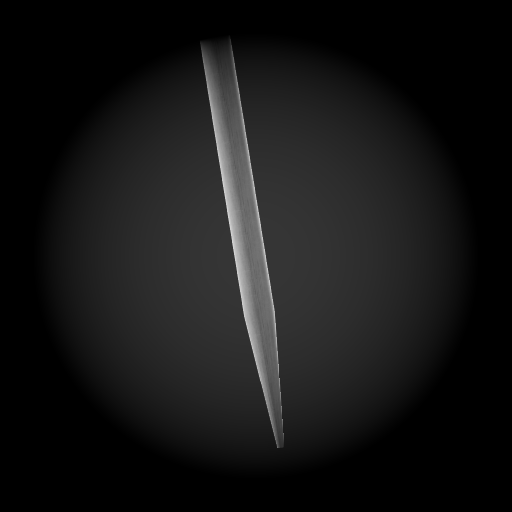
#> input picture images/1.png, 512 x 512 px
$ jupyter execute --allow-errors 'richardson lucy.ipynb'   (shell and % lines are left out)
#> lines starting #> are read from the running program, lines starting #| are printed output that depends on the picture
[cell 1]
from speedup import generate_psf, generate_out_images, solve_inverse_implicit, recovery_quality
import imageio
from scipy.signal import convolve
import matplotlib.pyplot as plt
import numpy as np

[cell 2]
def richardson_lucy_deconvolution(k, o, h, i):
    for j in range(k):
        o = convolve(i / convolve(o, h, mode = 'same'), np.flip(h), mode = 'same') * o
    return o

[cell 3]
def blind_richardson_lucy_deconvolution(k, o, h, i):
    l1 = (h.shape[2] - o.shape[2]) // 2
    l2 = l1 + o.shape[2]
    for j in range(k):
        h = convolve(i / convolve(h, o, mode = 'same'), np.flip(o), mode = 'same') * h
        o = convolve(i[:, :, l1:l2] / convolve(o, h, mode = 'same'), np.flip(h), mode = 'same') * o
    return o, h

[cell 4]
dim = 512
m = 3
w = 0.1
stationary_defocus = 0.05

#> (a cell that did not finish here is left out)

## Наблюдаемые изображения

[cell 6]
src1 = imageio.imread('images/1.png')
#> src1 is the input picture: shape (512, 512, 3); min 0, max 211, mean 21.8
src2 = imageio.imread('images/2.png')
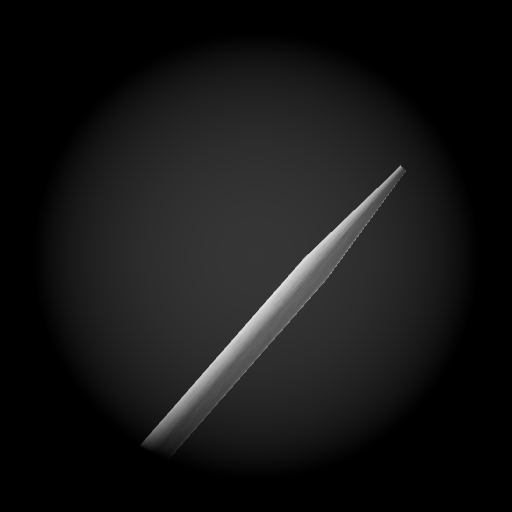
#> input picture images/2.png, 512 x 512 px
#> src2 is the input picture: shape (512, 512, 3); min 0, max 225, mean 21.6
src3 = imageio.imread('images/3.png')
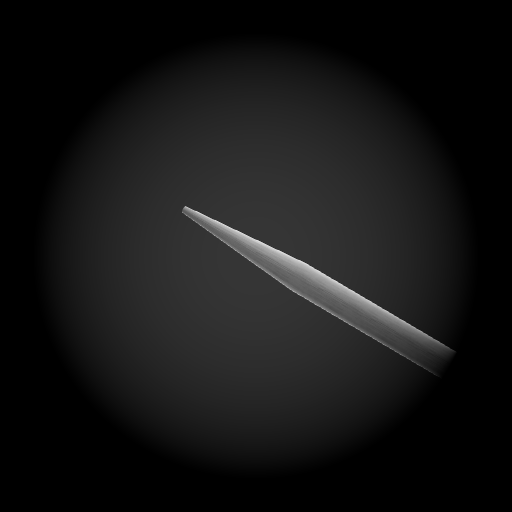
#> input picture images/3.png, 512 x 512 px
#> src3 is the input picture: shape (512, 512, 3); min 0, max 221, mean 20.7

src = np.zeros((dim, dim, m), np.double)
src[:, :, 0] = src1[:, :, 0]
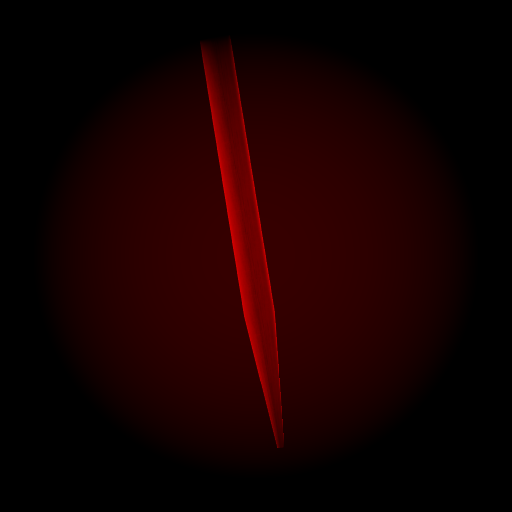
#> src: shape (512, 512, 3) float64; mean R, G, B 21.8, 0, 0
src[:, :, 1] = src2[:, :, 0]
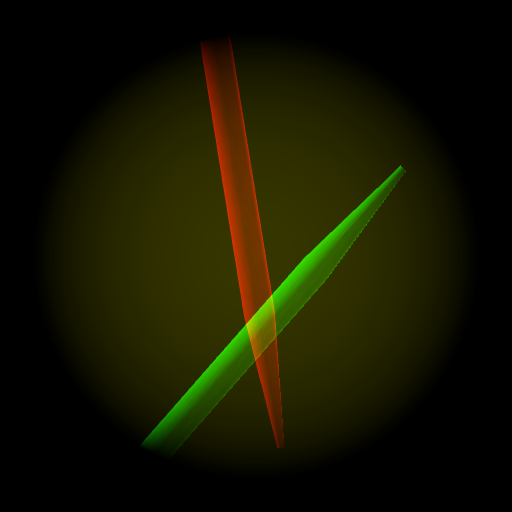
#> src: shape (512, 512, 3) float64; mean R, G, B 21.8, 21.6, 0
src[:, :, 2] = src3[:, :, 0]
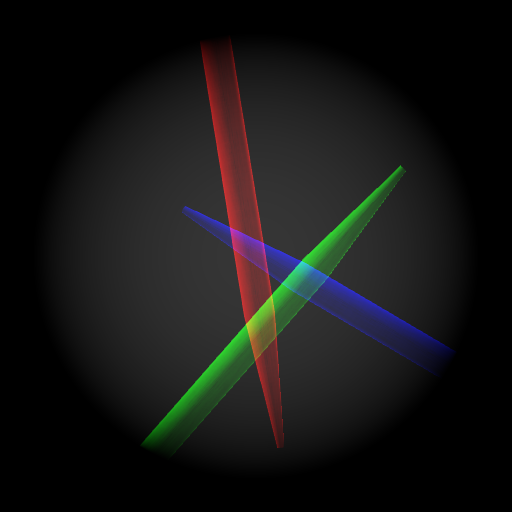
#> src: shape (512, 512, 3) float64; mean R, G, B 21.8, 21.6, 20.7
src = src / np.amax(src)

#> (the rest of this cell did not finish here and is left out)
